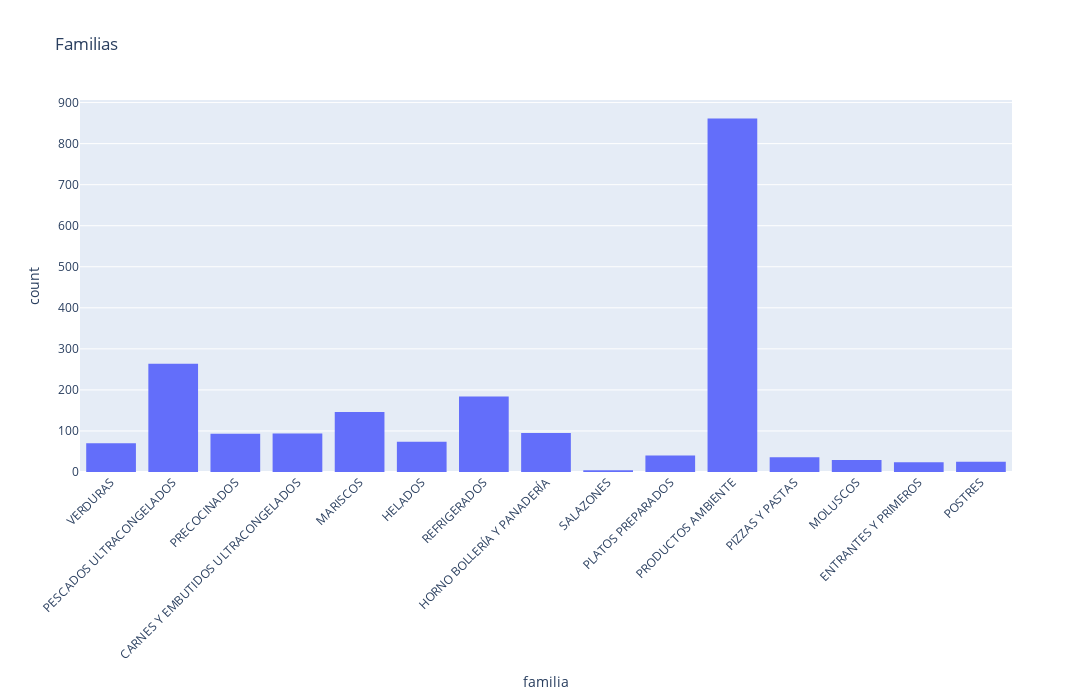

Write notebook code for a chart like this one.
### Markdown cell above
***Exploración general:***

1. Conteo de valores únicos por columna.

2. Distribución de frecuencia por familia, grupo y tipo_venta.

### Code cell
hist1 = px.histogram(abordo,
                        x="familia",
                        nbins=20,  # Número de "contenedores" o barras
                        title="Familias",
                        width=1400,
                        height=700,
                        
                        )

hist1.update_xaxes(tickangle=-45)
hist1.show()

### Figure 1 — Plotly figure (JSON) as saved in the notebook; plotly's stock layout.template omitted (floating-point values rounded to 4 significant figures; data arrays with more than 128 entries replaced by an {"elided": "..."} marker saying what was removed)
{"data": [{"bingroup": "x", "hovertemplate": "familia=%{x}<br>count=%{y}<extra></extra>", "legendgroup": "", "marker": {"color": "#636efa", "pattern": {"shape": ""}}, "name": "", "nbinsx": 20, "orientation": "v", "showlegend": false, "type": "histogram", "x": {"elided": "2039 str values"}, "xaxis": "x", "yaxis": "y"}], "layout": {"barmode": "relative", "height": 700, "legend": {"tracegroupgap": 0}, "title": {"text": "Familias"}, "width": 1400, "xaxis": {"anchor": "y", "domain": [0, 1], "tickangle": -45, "title": {"text": "familia"}}, "yaxis": {"anchor": "x", "domain": [0, 1], "title": {"text": "count"}}}}
